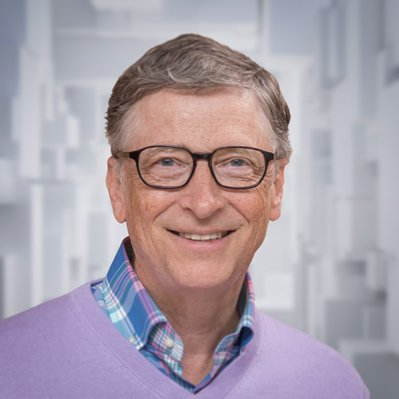
#> input picture image_files/gates.jpg, 399 x 399 px
$ jupyter execute 07-ImageSegmentation.ipynb   (shell and % lines are left out)
#> lines starting #> are read from the running program, lines starting #| are printed output that depends on the picture; long printed decimals are rounded
# Image segmentation with K-means
In this notebook we will experiment with the k-means algorithm for image segmentation based on color similarity. The goal is to cluster the image pixels according to their color. We can visualize the pixels as points in a 3-dimensional space (since the color is a 3-d vector). In order for distances between colors to be perceptually meaningful, we work in the CIELAB color space.

[cell 1]
import matplotlib as mpl
import imageio
mpl.rcParams['figure.dpi']=100
import numpy as np
from imageio import imread
from skimage.transform import rescale
from skimage.color import rgb2lab, lab2rgb
from sklearn.metrics.pairwise import euclidean_distances
import matplotlib.pyplot as plt
from mpl_toolkits import mplot3d

Load in an image, reshape it (to reduce the workload), and display it.

[cell 2]
image_raw = imageio.v2.imread('image_files/gates.jpg')
#> image_raw is the input picture: shape (399, 399, 3); mean R, G, B 170.8, 159.4, 169.5
image_width = 12
image = rescale(image_raw, image_width/image_raw.shape[0], mode='reflect', channel_axis=2, anti_aliasing=True)
shape = image.shape
#> shape = (12, 12, 3)
plt.figure()
plt.imshow(image)
plt.axis('off');
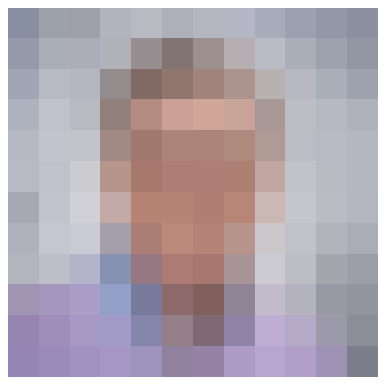
#> figure drawn by matplotlib, 1 panel

[cell 3]
rgb2lab(image).reshape(-1,3).shape
#> Out = (144, 3)

Display a scatter plot of the image pixels, colored by their actual pixel color

[cell 4]
# Enable this to be able to rotate the scatter plot
#%matplotlib notebook
X = rgb2lab(image).reshape(-1, 3)
#> X = 144 rows, first 8: [59.44, 1.07, -10.05], [66.4, 0.599, -6.46], [66.21, 0.944, -6.17], [73.56, 1.28, -4.94], [75.68, 1.47, -4.27], [71.69, 1.43, -4.86], [74.35, 1.43, -5.47], [75.15, 1.2, -6.08]
plt.figure()
ax = plt.axes(projection='3d')
ax.view_init(elev=20., azim=120)
ax.set_xlabel("L")
ax.set_ylabel("A")
ax.set_zlabel("B")
image_c = [image.reshape(-1, 3)[i, :] for i in range(image.shape[0] * image.shape[1])]
#> image_c = 144 items, first 6: [0.533, 0.562, 0.63], [0.615, 0.634, 0.678], [0.617, 0.631, 0.674], [0.701, 0.707, 0.744], [0.728, 0.729, 0.762], [0.683, 0.687, 0.723]
ax.scatter3D(X[:, 0], X[:, 1], X[:, 2], marker='o', c=image_c, linewidths=0);
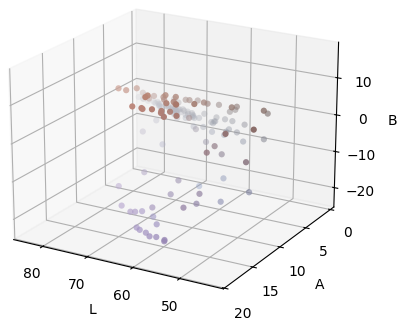
#> figure drawn by matplotlib, 1 panel

Cluster the image pixels, treating colors as 3-dimensional points

[cell 5]
# Define a plotting function
colors = ['r', 'g', 'b', 'c', 'm', 'y', 'k']
def plot_with_centers(X, y, centers):
    plt.figure()
    ax = plt.axes(projection='3d')
    ax.view_init(elev=20., azim=120)
    ax.set_xlabel("L")
    ax.set_ylabel("A")
    ax.set_zlabel("B")
    ax.scatter3D(X[:, 0], X[:, 1], X[:, 2], c=[colors[i % len(colors)] for i in y_kmeans],
                 linewidths=0)
    ax.scatter3D(centers[:, 0], centers[:, 1], centers[:, 2],
                 c=[colors[i % len(colors)] for i in range(K)], marker='+', s=200);

[cell 6]
def cluster_assignments(X, Y):
    return np.argmin(euclidean_distances(X,Y), axis=1)

K = 3
centers = np.array([X.mean(0) + (np.random.randn(3)/10) for _ in range(K)])
#> centers = [[67.04, 6.55, -3.41], [67.09, 6.7, -3.61], [66.96, 6.5, -3.52]]
y_kmeans = cluster_assignments(X, centers)
#> y_kmeans = 144 values, max 2 at index 0, min 0 at index 3, mean 0.806

# repeat estimation a number of times (could do something smarter, like comparing if clusters change)
for i in range(30):
    # assign each point to the closest center
    y_kmeans = cluster_assignments(X, centers)

    # move the centers to the mean of their assigned points (if any)
    for i, c in enumerate(centers):
        points = X[y_kmeans == i]
        if len(points):
            centers[i] = points.mean(0)
#> after the loop, centers = [[73.08, 1.53, -4.98], [62.57, 11.2, -17.84], [58.78, 12.15, 8.63]]

plot_with_centers(X, y_kmeans, centers)
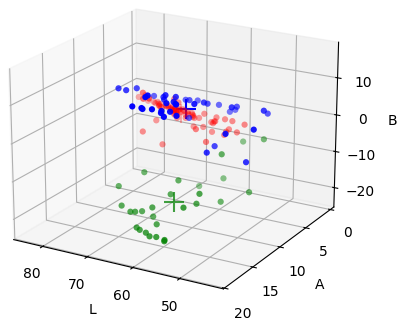
#> figure drawn by matplotlib, 1 panel

[cell 7]
'''
a = [1,2,3,1,2,3,1,2,3]

'''
groups = []
for i in range(K):
	#groups.extend
	groups.append([i if (val == i) else K for val in y_kmeans])
#> after the loop, groups = 3 items

#print(np.reshape(groups[1], (12,12)))
#print( lab2rgb(centers[y_kmeans,:])  )

[cell 8]
'''
print(groups[2])
print(centers)
#print(len(centers[groups[0],:]))

a =np.array( [[ 1,2,3],
 [ 4,5,6],])

b = np.array([0,1,0,0,1,0,0,1,0])
print("a:\n", a)
print("b:\n", b)
print("ab:\n", a[b, :])
print("ab squared:\n", a[b, :].reshape(3,3,3))
#print(centers[groups[0],:].reshape(12,12,3))
'''

Plot the result as an image, where each pixel is colored by its cluster mean

[cell 9]
fig = plt.figure(1)
fig.set_figwidth(6)
fig.set_figheight(4)

new_centers = np.concatenate((centers, [[0,0,0]]))
#> new_centers = [[73.08, 1.53, -4.98], [62.57, 11.2, -17.84], [58.78, 12.15, 8.63], [0, 0, 0]]

print(new_centers)
#| [[ 73.082   1.534  -4.976]
#|  [ 62.568  11.204 -17.837]
#|  [ 58.778  12.151   8.630]
#|  [  0.           0.           0.        ]]
print(groups)
#> (printed output is left out)

fig.add_subplot(2,3, 1)
plt.imshow(lab2rgb(new_centers[groups[0],:].reshape(shape[0], shape[1], 3)))
plt.axis('off');

fig.add_subplot(2,3,2)
plt.imshow(lab2rgb(new_centers[groups[1],:].reshape(shape[0], shape[1], 3)))
plt.axis('off');

fig.add_subplot(2,3, 4)
plt.imshow(lab2rgb(new_centers[groups[2],:].reshape(shape[0], shape[1], 3)))
plt.axis('off');

fig.tight_layout(pad=0.5)
#fig.show()
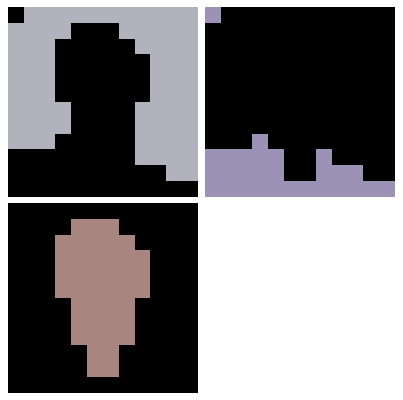
#> figure drawn by matplotlib, 3 panels

[cell 10]
plt.figure()
X[y_kmeans==1, :] = X[y_kmeans==1, :] *1.5
plt.imshow(lab2rgb(X.reshape(shape[0], shape[1], 3)))
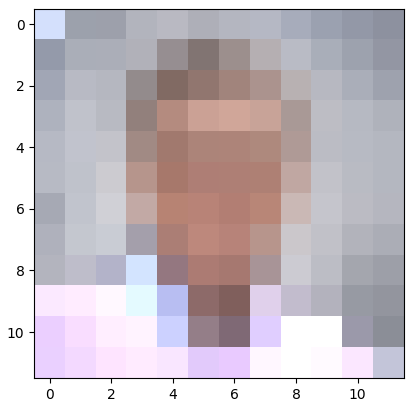
#> figure drawn by matplotlib, 1 panel
